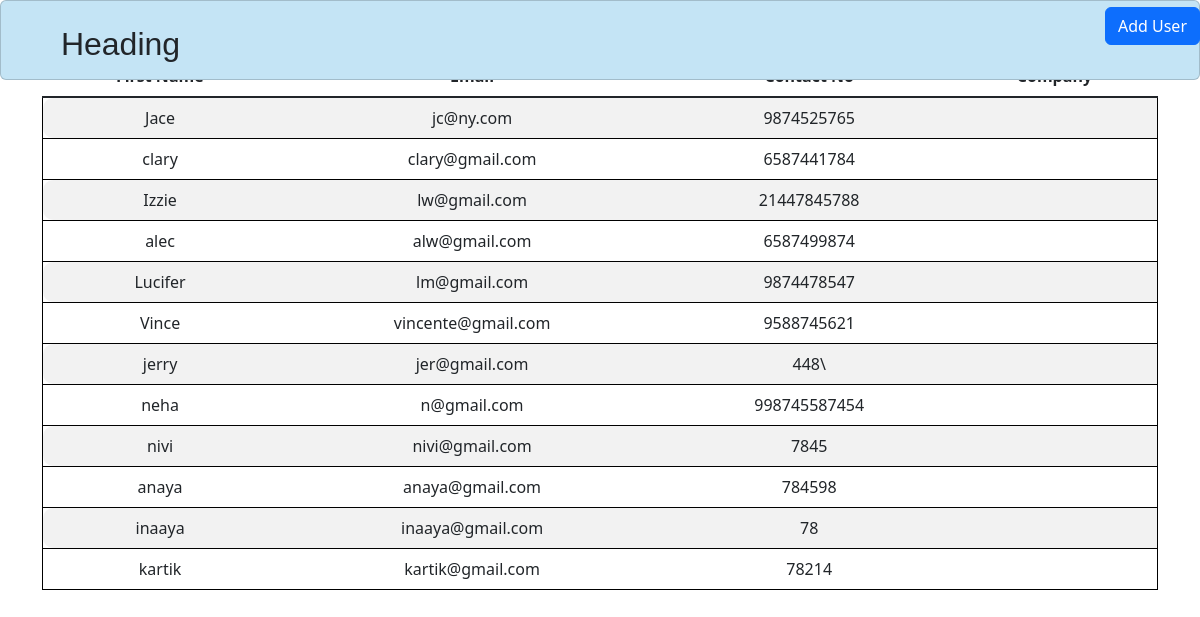
The app's page /show/table with its own data.
### app.py (models this page shows)
class User(db.Model, UserMixin):
    user_id = db.Column(db.Integer, primary_key=True, autoincrement=True)
    email = db.Column(db.String(100),unique=True)
    password_hash = db.Column(db.String(500))
    first_name = db.Column(db.String(100),nullable=False)
    middle_name = db.Column(db.String(100),nullable=False)
    last_name = db.Column(db.String(100))
    contact_no =  db.Column(db.String(100),nullable=False)
    alt_contact_no = db.Column(db.String(100), nullable=True, default=None)
    company_id = mapped_column(Integer, ForeignKey("company.comp_id"))
    company = relationship("Company",backref=backref('users', lazy=True))
    is_deleted = db.Column(db.Boolean, default=False)
    created_by = db.Column(db.String(100), nullable=False)
    created_dt = db.Column(db.DateTime(timezone=True), server_default=func.now())
    updated_by = db.Column(db.String(100), nullable=False)
    updated_dt = db.Column(db.DateTime(timezone=True), server_default=func.now())

### app.py (the view)
@app.route("/show/table")
def show_post():
    print("jjjjjjj")
    post = User.query.all()
    return render_template('partials/show.html', post=post)

### templates/partials/show.html (shortened to what this page needs)
{% extends 'base.html' %}
{% block content %}
<head>
    <link href="https://cdnjs.cloudflare.com/ajax/libs/twitter-bootstrap/5.3.0/css/bootstrap.min.css" rel="stylesheet">
    <link href="https://cdn.datatables.net/2.1.3/css/dataTables.bootstrap5.css" rel="stylesheet">
</head>
<body>
    <h1>User List</h1>
</div>
    <div class="container text-center">
    <table id="example" class="table table-striped" style="width:100%">
        <thead>
            <tr>
                <th>First Name</th>
                <th>Email</th>
                <th>Contact No</th>
                <th>Company</th>
            </tr>
        </thead>
        <tbody class="table-group-divider">
            {% for user in post %}
            <tr class="border border-black">
                <td>{{ user.first_name }}</td>
                <td>{{ user.email }}</td>
                <td>{{ user.contact_no }}</td>
                <td>{{ user.company.name}}</td>
            </tr>
            {% endfor %}
        </tbody>
    </table>
    <div id="dynamic-form" class="position-absolute top-0 end-0">
        <button id="btn" class="btn btn-primary" hx-get="{{ url_for('add_user') }}" hx-target="#dynamicform" hx-swap="outerHTML">Add User</button>
    </div>
{% endblock %}

### static/style.css (style rules this page uses)
html, body { height: 100%; }
body { height: -moz-calc(100% - 113px); height: -webkit-calc(100% - 113px); height: calc(100% - 113px); }
body { background: #c4e4f5; }
.btn { margin-left: 10px; margin-top: 7px; font-size: 16px; font-family: 'OpenSansBold'; padding: 5px 15px 10px 15px; }
table, th, td { border-left: none; border-right: none; }
h1 { font-size: 36px; }
.table tr { border-radius: 20px; }
tr td:nth-child(1), tr th:nth-child(1) { border-radius: .625rem 0 0 .625rem; }

### records on screen
User: first_name "Jace", email "jc@ny.com", contact_no "9874525765"
User: first_name "clary", email "clary@gmail.com", contact_no "6587441784"
User: first_name "Izzie", email "lw@gmail.com", contact_no "21447845788"
User: first_name "alec", email "alw@gmail.com", contact_no "6587499874"
User: first_name "Lucifer", email "lm@gmail.com", contact_no "9874478547"
User: first_name "Vince", email "vincente@gmail.com", contact_no "9588745621"
User: first_name "jerry", email "jer@gmail.com", contact_no "448\\"
User: first_name "neha", email "n@gmail.com", contact_no "998745587454"
User: first_name "nivi", email "nivi@gmail.com", contact_no "7845"
User: first_name "anaya", email "anaya@gmail.com", contact_no "784598"
User: first_name "inaaya", email "inaaya@gmail.com", contact_no "78"
User: first_name "kartik", email "kartik@gmail.com", contact_no "78214"
